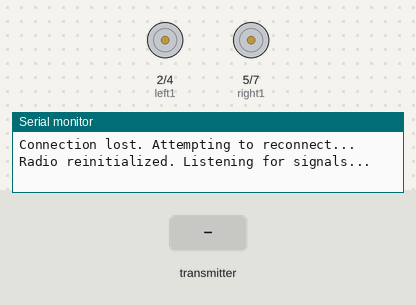
The sketch below on a simulated Arduino Uno, built with avr-gcc and run on an emulated ATmega328P. Shown: motor-driver pin pairs drawn as motors (green arrow = first pin HIGH = forward, orange = second pin HIGH = backward, longer = more drive, scaled by the enable pin), the last lines printed to the serial monitor. The test bench sets the inputs (shaded band). No radio packets arrive unless stated.

Above: at 1.2 s.
1.3 s: the transmitter starts sending data1 = 0
At 2.1 s:
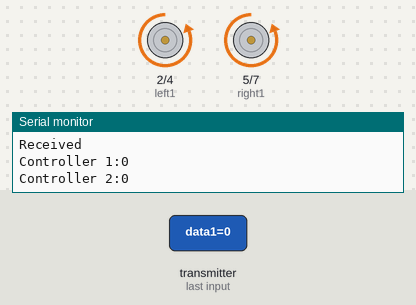
2.9 s: the transmitter starts sending data2 = 256
At 4.1 s:
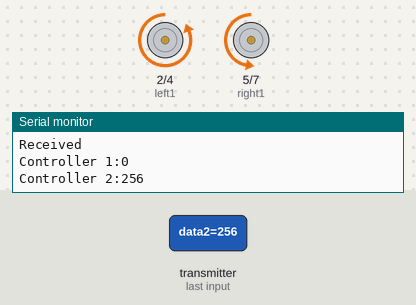
4.4 s: the transmitter starts sending data1 = 256
At 5.4 s:
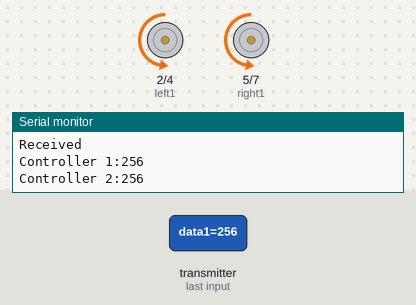
5.9 s: the transmitter starts sending data2 = 512
At 6.5 s:
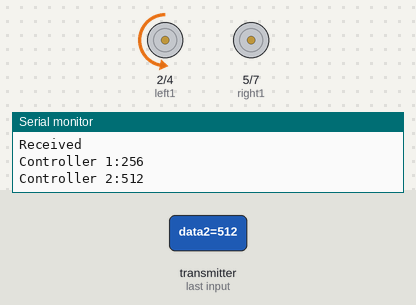
7.4 s: the transmitter starts sending data1 = 512
At 7.7 s:
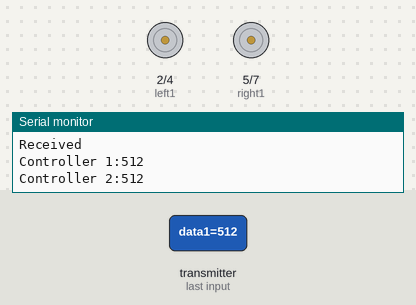
8.9 s: the transmitter starts sending data2 = 1023
At 10.0 s:
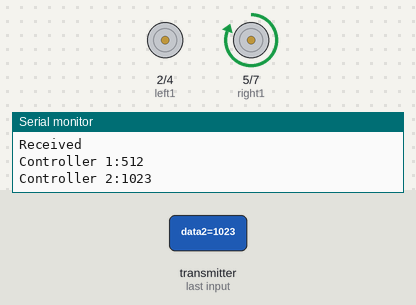
Timing chart, 0 to 11.4 s (numbered marks = the images above; inputs shaded):
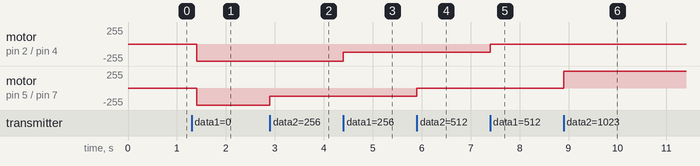

The sketch:

tank_receiver.ino
```cpp
#include "Arduino.h"
#include "SPI.h"
#include "RF24.h"
#include "nRF24L01.h"
#define DEAD_ZONE 15
#define CE_PIN 9
#define CSN_PIN 10
#define INTERVAL_MS_SIGNAL_LOST 300
#define INTERVAL_MS_SIGNAL_RETRY 125

RF24 radio(CE_PIN, CSN_PIN);
const byte address[6] = "00001";
//NRF24L01 buffer limit is 32 bytes (max struct size)
struct payload {
   int data1;
   int data2;
};
payload payload;
unsigned long lastSignalMillis = 0;


// L298N Motor Controller Pins
const int left1 = 2;
const int left2 = 4;
const int leftPWM = 3;
const int right1 = 5;
const int right2 = 7;
const int rightPWM = 6;

// Data
int x1 = 0;
int x2 = 0;
void setup() {
    Serial.begin(115200);
    setupRadio();

    // Set all the motor control pins to outputs
    pinMode(leftPWM, OUTPUT);
    pinMode(rightPWM, OUTPUT);
    pinMode(left1, OUTPUT);
    pinMode(left2, OUTPUT);
    pinMode(right1, OUTPUT);
    pinMode(right2, OUTPUT);

    // Turn off motors - Initial state
    digitalWrite(left1, LOW);
    digitalWrite(left2, LOW);
    digitalWrite(right1, LOW);
    digitalWrite(right2, LOW);
}

void setupRadio() {
    radio.begin();
    radio.setAutoAck(false);
    radio.setDataRate(RF24_250KBPS);
    radio.setPALevel(RF24_PA_MIN);
    radio.setPayloadSize(sizeof(payload));
    radio.openReadingPipe(0, address);
    radio.startListening();
}


void loop () {

   unsigned long currentMillis = millis();
   if (radio.available() > 0) {
     radio.read(&payload, sizeof(payload));
     Serial.println("Received");
     Serial.print("Controller 1:");
     Serial.println(payload.data1);
     Serial.print("Controller 2:");
     Serial.println(payload.data2);
     lastSignalMillis = currentMillis;
     x1 = payload.data1;
     x2 = payload.data2;

    // Left Motor Control
    if (x1 < 511 - DEAD_ZONE) {
      left_back();
      int speed = (511-x1)/2;
      analogWrite(leftPWM, speed);
    } else if (x1 > 511 + DEAD_ZONE) {
      left_forward();
      int speed = (x1-512)/2;
      analogWrite(leftPWM, speed);
    } else {
      left_stop();
    }

    // Right motor control
    if (x2 < 511 - DEAD_ZONE) {
        right_back();
        int speed = (511 - x2) / 2;
        analogWrite(rightPWM, speed);
    } else if (x2 > 511 + DEAD_ZONE) {
        right_forward();
        int speed = (x2 - 512) / 2;
        analogWrite(rightPWM, speed);
    } else {
        right_stop();
    }
    delay(30);
   }
   if (currentMillis - lastSignalMillis > INTERVAL_MS_SIGNAL_LOST) {
     //Swapped these back this way; It's better if we stop the motors only after a attempt at reconnection
     // If we instantly get a reconnection then we see no noticeable disconnect
     // Otherwise If we instantly stop it on disconnect, we'll always see a slight pause on disconnect
     lostConnection();
     left_stop();
     right_stop();
   }
}

void lostConnection()
{
   Serial.println("We have lost connection, preventing unwanted behavior");
   reattemptConnection();
   delay(INTERVAL_MS_SIGNAL_RETRY);
}

void reattemptConnection() {
  //TODO: Could it be possible to do this without Power Cycling? Could be faster.

  Serial.println("Connection lost. Attempting to reconnect...");
  // Power cycle the radio
  radio.powerDown();
  delay(50);
  radio.powerUp();

  // Re-initialize the radio
  setupRadio();

  Serial.println("Radio reinitialized. Listening for signals...");
}


// Functions for controlling motor directions
void left_forward() {
    digitalWrite(left1, HIGH);
    digitalWrite(left2, LOW);
}

void left_back() {
    digitalWrite(left1, LOW);
    digitalWrite(left2, HIGH);

}

void left_stop() {
    digitalWrite(left1, LOW);
    digitalWrite(left2, LOW);
}

void right_forward() {
    digitalWrite(right1, HIGH);
    digitalWrite(right2, LOW);
}

void right_back() {
    digitalWrite(right1, LOW);
    digitalWrite(right2, HIGH);
}

void right_stop() {
    digitalWrite(right1, LOW);
    digitalWrite(right2, LOW);
}
```

Measured:
- after the input at 1.3 s, motor on pin 2 (left1) / pin 4 (left2), motor on pin 5 (right1) / pin 7 (right2): stopped → backward 255/255 after 0.11 s
- after the input at 2.9 s, motor on pin 5 (right1) / pin 7 (right2): backward 255/255 → backward 127/255 at once
- after the input at 4.4 s, motor on pin 2 (left1) / pin 4 (left2): backward 255/255 → backward 127/255 at once
- after the input at 5.9 s, motor on pin 5 (right1) / pin 7 (right2): backward 127/255 → stopped at once
- after the input at 7.4 s, motor on pin 2 (left1) / pin 4 (left2): backward 127/255 → stopped at once
- after the input at 8.9 s, motor on pin 5 (right1) / pin 7 (right2): stopped → forward 255/255 at once
